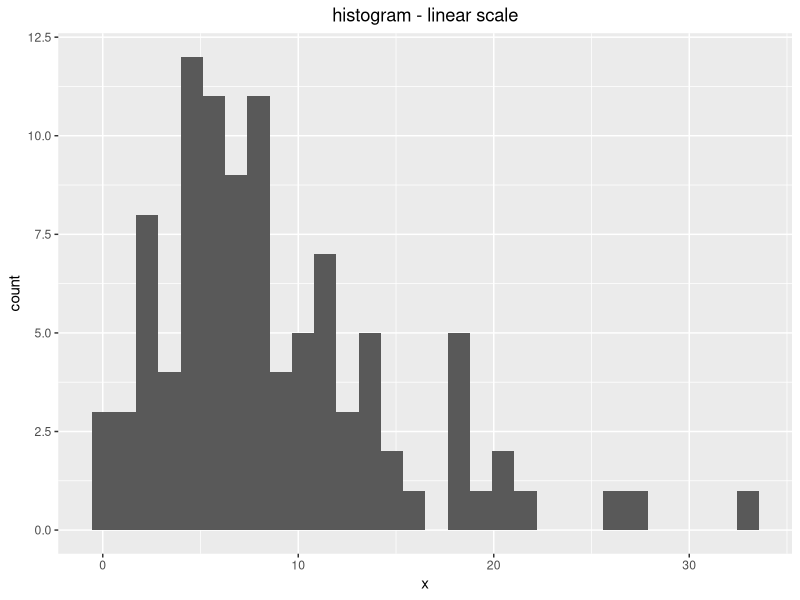
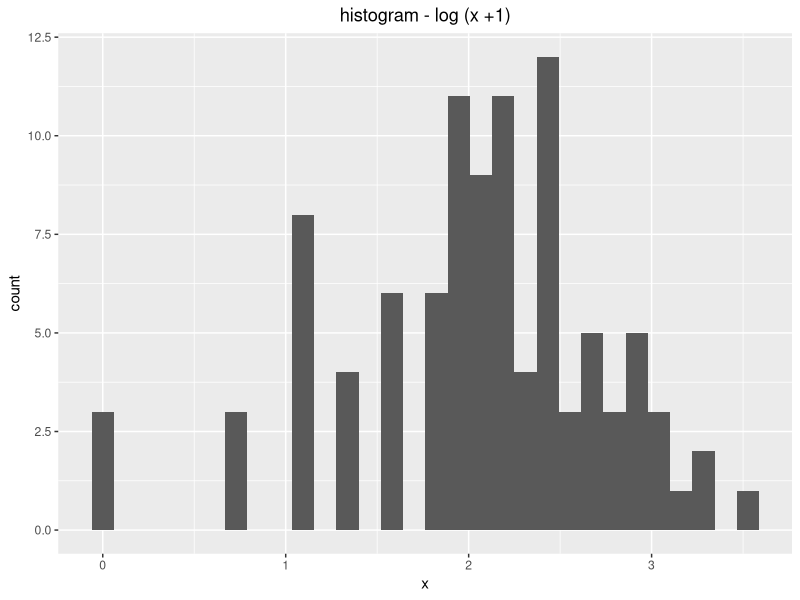

R code for these plots, in order:
## ---- chunk 1
library(tidyverse)

## ---- chunk 2
set.seed(100) # for reproducibility
x <- rnbinom(n = 100, size = 2, # size is the dispersion parameter
        mu = 10)
## ---- chunk 3
df <- data.frame(x) # turn it into a dataframe for ggplot

df %>%
  ggplot(aes(x = x)) +
  geom_histogram() +
  ggtitle("histogram - linear scale") +
  theme(plot.title = element_text(hjust = 0.5))

df %>%
  mutate(x = log(x + 1)) %>% # transform data
  ggplot(aes(x = x)) +
  geom_histogram() +
  ggtitle("histogram - log (x +1)") +
  theme(plot.title = element_text(hjust = 0.5))

## ---- chunk 4
#| echo: false
mean(x)
## ---- chunk 5
#| echo: false
var(x)
